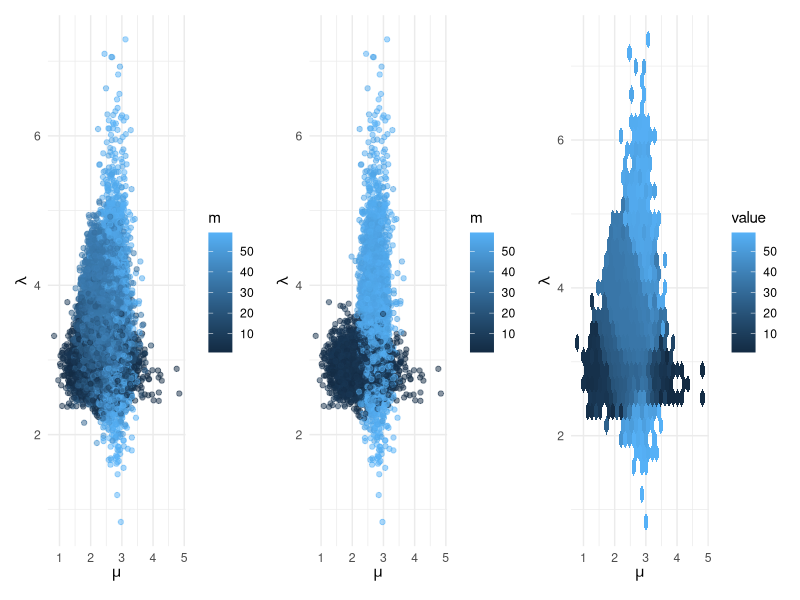
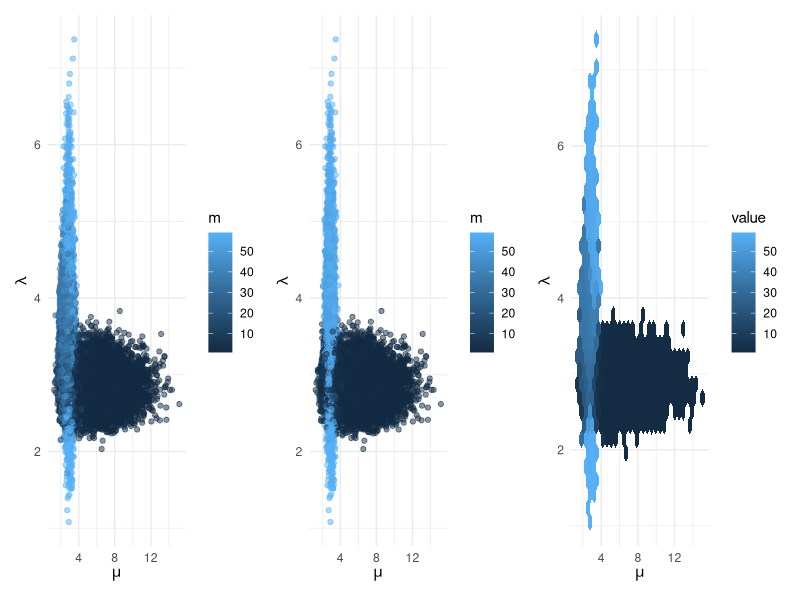

Write the R code that produced these figures, in order.
## ---- chunk 1
knitr::opts_chunk$set(echo = TRUE, eval = TRUE, fig.align = "center", 
                      message = FALSE, warning = FALSE)
library(knitr)
library(patchwork)
library(tidyverse)
library(hexbin)
set.seed(1999) # set seed for reproducibility
## ---- chunk 2
# Set Seed
set.seed(497)
# Initialize Data/Parameters
n <- 60
m <- 38
mu <- 2
lambda <- 4
y_mu <- rpois(m, lambda = mu)
y_lambda <- rpois(n - m, lambda = lambda)
y <- c(y_mu, y_lambda)
alpha <- 10
beta <- 4
nu <- 8
phi <- 2
# Post-Samples Matrix
it <- 50000
post_samples <- matrix(rep(NA, it * 3), ncol = 3)
colnames(post_samples) <- c("mu", "lambda", "m")
m_j <- 2 # initialize m
for (j in 1:it) {
  # sample mu
  mu_j      <- rgamma(1, alpha + sum(y[1:m_j]), beta + m_j)
  # sample lambda
  lambda_j  <- rgamma(1, nu + sum(y[(m_j+1):n]), phi + (n - m_j))
  # sample m
  m_vec <- rep(NA, n - 1)
  for (k in 1:(n - 1)) {
    m_vec[k] <-  mu_j^(alpha + sum(y[1:k]) - 1) *
      exp(-(beta + k) * mu_j) *
      lambda_j^(nu + sum(y[(k+1):n]) - 1) *
      exp(-(phi + n - k) * lambda_j)
  }
  p <- m_vec/sum(m_vec)
  m_j <- sample(1:(n - 1), size = 1, prob = p)
  # store results
  post_samples[j, "mu"]     <- mu_j
  post_samples[j, "lambda"] <- lambda_j
  post_samples[j, "m"]      <- m_j
}
df <- data.frame(post_samples) %>%
  mutate(index = 1:it)
# Visuals
# Part a
p4 <- ggplot(df, aes(x = mu, y = lambda, color=m)) +
  geom_point(alpha=0.5) +
  labs(y = expression(lambda), x = expression(mu)) +
  theme_minimal()
# p4
# Part b 
# $m$ that are less than 10 or greater than 50.
df2 <- subset(df, m > 50 | m < 10,)
p5 <- ggplot(df2, aes(x = mu, y = lambda, color=m)) +
  geom_point(alpha=0.5) +
  labs(y = expression(lambda), x = expression(mu)) +
  theme_minimal()
# Part c
# A [hexplot](http://ggplot2.tidyverse.org/reference/stat_summary_2d.html) where each hex is filled with either the mean or median value of $m$.
p6 <- ggplot(df, aes(x = mu, y = lambda, z = m)) + 
  # geom_hex(fun = ~ quantile(m, 0.5)) +
  stat_summary_hex(fun = "quantile", fun.args = list(probs = 0.5)) + 
  labs(y = expression(lambda), x = expression(mu)) +
  theme_minimal()
p4 + p5 + p6
## ---- chunk 3
# Set Seed
set.seed(497)
# Initialize Data/Parameters
n <- 60
m <- 38
mu <- 2
lambda <- 4
y_mu <- rpois(m, lambda = mu)
y_lambda <- rpois(n - m, lambda = lambda)
y <- c(y_mu, y_lambda)
alpha <- 10
# Modify the value of beta, increasing the variance of the distribution
# Increasing the variance makes the curve flatter
beta <- 1
nu <- 8
phi <- 2
# Post-Samples Matrix
it <- 50000
post_samples <- matrix(rep(NA, it * 3), ncol = 3)
colnames(post_samples) <- c("mu", "lambda", "m")
m_j <- 2 # initialize m
for (j in 1:it) {
  # sample mu
  mu_j      <- rgamma(1, alpha + sum(y[1:m_j]), beta + m_j)
  # sample lambda
  lambda_j  <- rgamma(1, nu + sum(y[(m_j+1):n]), phi + (n - m_j))
  # sample m
  m_vec <- rep(NA, n - 1)
  for (k in 1:(n - 1)) {
    m_vec[k] <-  mu_j^(alpha + sum(y[1:k]) - 1) *
      exp(-(beta + k) * mu_j) *
      lambda_j^(nu + sum(y[(k+1):n]) - 1) *
      exp(-(phi + n - k) * lambda_j)
  }
  p <- m_vec/sum(m_vec)
  m_j <- sample(1:(n - 1), size = 1, prob = p)
  # store results
  post_samples[j, "mu"]     <- mu_j
  post_samples[j, "lambda"] <- lambda_j
  post_samples[j, "m"]      <- m_j
}
df <- data.frame(post_samples) %>%
  mutate(index = 1:it)
# Visuals
# Part a
p7 <- ggplot(df, aes(x = mu, y = lambda, color=m)) +
  geom_point(alpha=0.5) +
  labs(y = expression(lambda), x = expression(mu)) +
  theme_minimal()
# p4
# Part b 
# $m$ that are less than 10 or greater than 50.
df2 <- subset(df, m > 50 | m < 10,)
p8 <- ggplot(df2, aes(x = mu, y = lambda, color=m)) +
  geom_point(alpha=0.5) +
  labs(y = expression(lambda), x = expression(mu)) +
  theme_minimal()
# Part c
# A [hexplot](http://ggplot2.tidyverse.org/reference/stat_summary_2d.html) where each hex is filled with either the mean or median value of $m$.
p9 <- ggplot(df, aes(x = mu, y = lambda, z = m)) + 
  # geom_hex(fun = ~ quantile(m, 0.5)) +
  stat_summary_hex(fun = "quantile", fun.args = list(probs = 0.5)) + 
  labs(y = expression(lambda), x = expression(mu)) +
  theme_minimal()
p7 + p8 + p9
## ---- chunk 4

## ---- chunk 5
joint_post <- function(mu, lambda, m, data){
  joint_density <- dpois(data, lambda = mu) * dpois(data, lambda = lambda) * dunif(data, min = 0 , max = m)
  return(joint_density)
}
## ---- chunk 6

## ---- chunk 7

## ---- chunk 8

